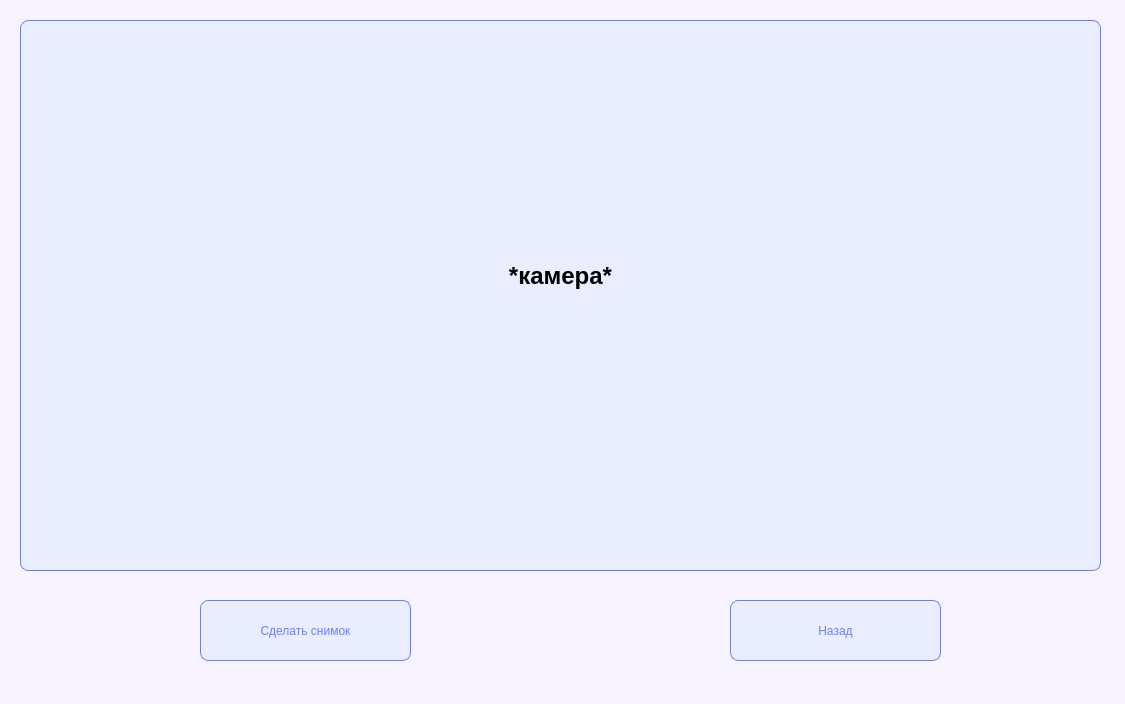
<?xml version="1.0" encoding="UTF-8"?>
<ui version="4.0">
 <class>camera</class>
 <widget class="QDialog" name="camera">
  <property name="geometry">
   <rect>
    <x>0</x>
    <y>0</y>
    <width>1125</width>
    <height>704</height>
   </rect>
  </property>
  <property name="windowTitle">
   <string>Dialog</string>
  </property>
  <property name="styleSheet">
   <string notr="true">border-left: 5px;
background-color: rgb(248, 244, 255);
font: 75 10pt &quot;MS Shell Dlg 2&quot;;</string>
  </property>
  <widget class="QPushButton" name="pushButton">
   <property name="geometry">
    <rect>
     <x>730</x>
     <y>600</y>
     <width>211</width>
     <height>61</height>
    </rect>
   </property>
   <property name="styleSheet">
    <string notr="true">background-color: rgb(234, 237, 253);
border: 0.5px solid rgb(101, 126, 253);
border-radius: 8px;
color: rgb(105, 127, 254);
text-align: center;
font: 75 20pt &quot;MS Shell Dlg 2&quot;;</string>
   </property>
   <property name="text">
    <string>Назад</string>
   </property>
  </widget>
  <widget class="QPushButton" name="pushButton_2">
   <property name="geometry">
    <rect>
     <x>200</x>
     <y>600</y>
     <width>211</width>
     <height>61</height>
    </rect>
   </property>
   <property name="styleSheet">
    <string notr="true">background-color: rgb(234, 237, 253);
border: 0.5px solid rgb(101, 126, 253);
border-radius: 8px;
color: rgb(105, 127, 254);
text-align: center;
font: 75 20pt &quot;MS Shell Dlg 2&quot;;</string>
   </property>
   <property name="text">
    <string>Сделать снимок</string>
   </property>
  </widget>
  <widget class="QTextBrowser" name="textBrowser">
   <property name="geometry">
    <rect>
     <x>20</x>
     <y>20</y>
     <width>1081</width>
     <height>551</height>
    </rect>
   </property>
   <property name="styleSheet">
    <string notr="true">background-color: rgb(234, 237, 253);
border: 0.5px solid rgb(101, 126, 253);
border-radius: 8px;</string>
   </property>
   <property name="html">
    <string>&lt;!DOCTYPE HTML PUBLIC &quot;-//W3C//DTD HTML 4.0//EN&quot; &quot;http://www.w3.org/TR/REC-html40/strict.dtd&quot;&gt;
&lt;html&gt;&lt;head&gt;&lt;meta name=&quot;qrichtext&quot; content=&quot;1&quot; /&gt;&lt;style type=&quot;text/css&quot;&gt;
p, li { white-space: pre-wrap; }
&lt;/style&gt;&lt;/head&gt;&lt;body style=&quot; font-family:'MS Shell Dlg 2'; font-size:10pt; font-weight:72; font-style:normal;&quot;&gt;
&lt;p align=&quot;center&quot; style=&quot;-qt-paragraph-type:empty; margin-top:0px; margin-bottom:0px; margin-left:0px; margin-right:0px; -qt-block-indent:0; text-indent:0px; font-size:8.25pt; font-weight:400;&quot;&gt;&lt;br /&gt;&lt;/p&gt;
&lt;p align=&quot;center&quot; style=&quot;-qt-paragraph-type:empty; margin-top:0px; margin-bottom:0px; margin-left:0px; margin-right:0px; -qt-block-indent:0; text-indent:0px; font-size:18pt; font-weight:600;&quot;&gt;&lt;br /&gt;&lt;/p&gt;
&lt;p align=&quot;center&quot; style=&quot;-qt-paragraph-type:empty; margin-top:0px; margin-bottom:0px; margin-left:0px; margin-right:0px; -qt-block-indent:0; text-indent:0px; font-size:18pt; font-weight:600;&quot;&gt;&lt;br /&gt;&lt;/p&gt;
&lt;p align=&quot;center&quot; style=&quot;-qt-paragraph-type:empty; margin-top:0px; margin-bottom:0px; margin-left:0px; margin-right:0px; -qt-block-indent:0; text-indent:0px; font-size:18pt; font-weight:600;&quot;&gt;&lt;br /&gt;&lt;/p&gt;
&lt;p align=&quot;center&quot; style=&quot;-qt-paragraph-type:empty; margin-top:0px; margin-bottom:0px; margin-left:0px; margin-right:0px; -qt-block-indent:0; text-indent:0px; font-size:18pt; font-weight:600;&quot;&gt;&lt;br /&gt;&lt;/p&gt;
&lt;p align=&quot;center&quot; style=&quot;-qt-paragraph-type:empty; margin-top:0px; margin-bottom:0px; margin-left:0px; margin-right:0px; -qt-block-indent:0; text-indent:0px; font-size:18pt; font-weight:600;&quot;&gt;&lt;br /&gt;&lt;/p&gt;
&lt;p align=&quot;center&quot; style=&quot;-qt-paragraph-type:empty; margin-top:0px; margin-bottom:0px; margin-left:0px; margin-right:0px; -qt-block-indent:0; text-indent:0px; font-size:18pt; font-weight:600;&quot;&gt;&lt;br /&gt;&lt;/p&gt;
&lt;p align=&quot;center&quot; style=&quot;-qt-paragraph-type:empty; margin-top:0px; margin-bottom:0px; margin-left:0px; margin-right:0px; -qt-block-indent:0; text-indent:0px; font-size:18pt; font-weight:600;&quot;&gt;&lt;br /&gt;&lt;/p&gt;
&lt;p align=&quot;center&quot; style=&quot;-qt-paragraph-type:empty; margin-top:0px; margin-bottom:0px; margin-left:0px; margin-right:0px; -qt-block-indent:0; text-indent:0px; font-size:18pt; font-weight:600;&quot;&gt;&lt;br /&gt;&lt;/p&gt;
&lt;p align=&quot;center&quot; style=&quot; margin-top:0px; margin-bottom:0px; margin-left:0px; margin-right:0px; -qt-block-indent:0; text-indent:0px;&quot;&gt;&lt;span style=&quot; font-size:18pt; font-weight:600;&quot;&gt;*камера*&lt;/span&gt;&lt;/p&gt;&lt;/body&gt;&lt;/html&gt;</string>
   </property>
  </widget>
 </widget>
 <resources/>
 <connections>
  <connection>
   <sender>pushButton</sender>
   <signal>clicked()</signal>
   <receiver>camera</receiver>
   <slot>close()</slot>
   <hints>
    <hint type="sourcelabel">
     <x>256</x>
     <y>469</y>
    </hint>
    <hint type="destinationlabel">
     <x>313</x>
     <y>512</y>
    </hint>
   </hints>
  </connection>
 </connections>
</ui>
